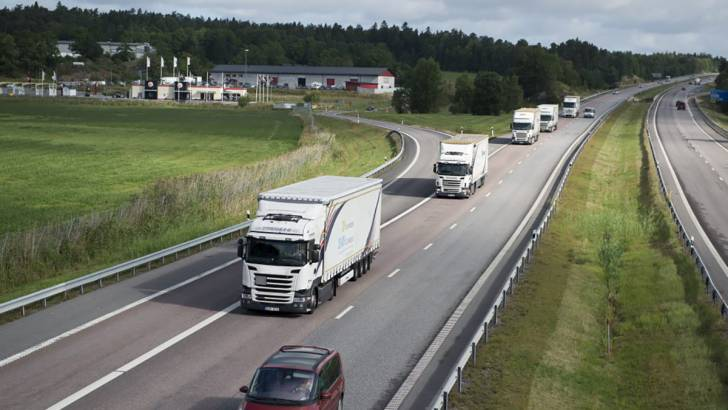
#> input picture example.png, 728 x 410 px
$ python -i LaneDetection.py   (imports and definitions only)
#> lines starting #> are read from the running program, lines starting #| are printed output that depends on the picture; after the words box and inside, x2 and y2 are one past the last pixel; in counts of white or black regions, pixels touching at a corner belong together
#> further down, picture is the input picture: shape (410, 728, 3); mean B, G, R 100.3, 113.4, 110.1
import numpy as np
import cv2
import matplotlib.pyplot as plt
import matplotlib.image as mpimg

class LaneDetection:

	def runDetection(self, image):
		#convert to gray image first
		grayImage = cv2.cvtColor(image, cv2.COLOR_BGR2GRAY)
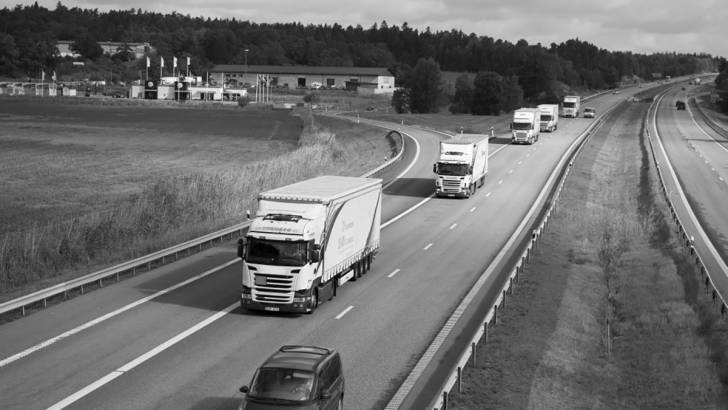
#> grayImage: shape (410, 728); min 0, max 255, mean 111
		#rgbimg = cv2.cvtColor(image, cv2.COLOR_BGR2RGB)
		#hlsimg = cv2.cvtColor(rgbimg, cv2.COLOR_RGB2HLS)
		maskedImg = self.mask(grayImage, image)
#> in mask, `yellowMask = cv2.inRange(image, low_yellow, high_yellow)`: yellowMask: shape (410, 728); every value is 0
#> in mask, `whiteMask = cv2.inRange(grayimg, 200, 255)`:
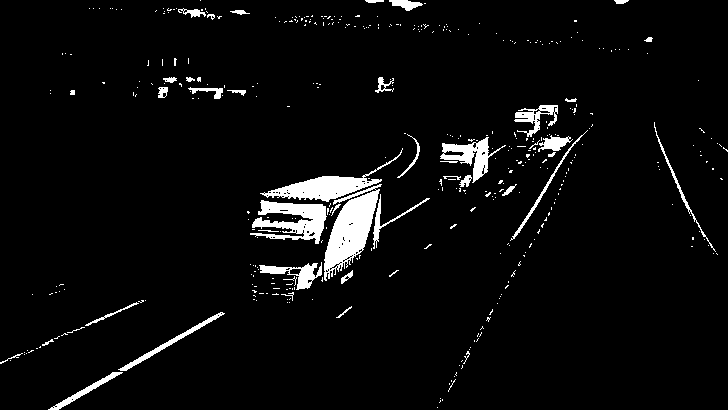
#> whiteMask: shape (410, 728); 4.5% white; 412 white regions (368 under 20 px), largest, box (x1, y1, x2, y2) and area: (324, 184, 382, 281) 2628, (250, 200, 327, 244) 1784, (260, 148, 403, 202) 1729
		gaussimg = cv2.GaussianBlur(maskedImg,(5,5),0)
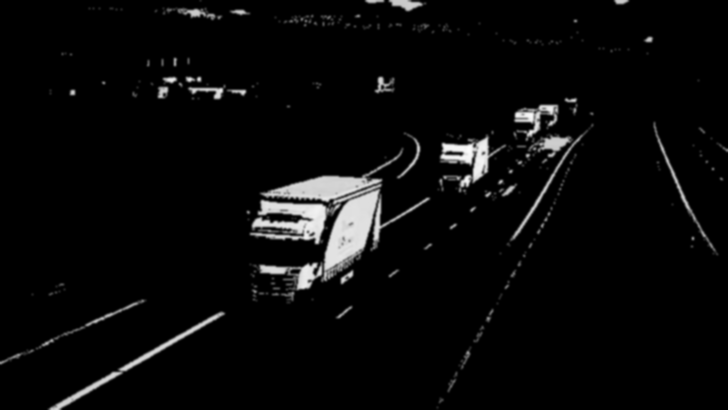
#> gaussimg: shape (410, 728); min 0, max 252, mean 9.9
		low_thresh = 50
		high_thresh = 150
		# Canny Edge Detection
		cannyedImage = cv2.Canny(gaussimg, low_thresh, high_thresh)
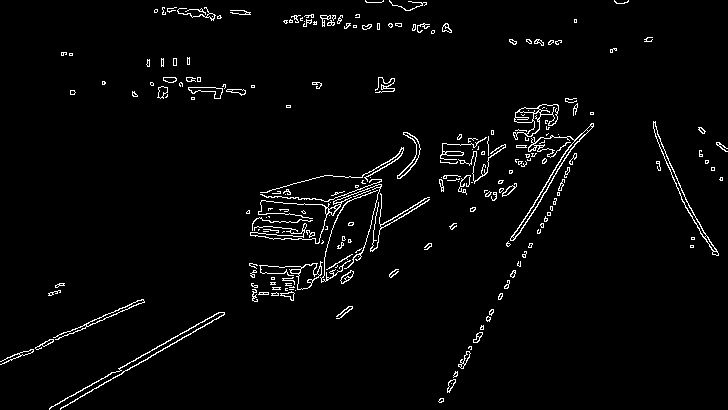
#> cannyedImage: shape (410, 728); 2.8% white in thin lines or dots
		# only need region that we interterested in
		croppedImage = self.cropImage(cannyedImage)
		linedImage = self.houghLinesP(croppedImage)
		return linedImage

	def cropImage(self, image):
		height = image.shape[0]
#> height = 410
		width = image.shape[1]
#> width = 728
		region_of_interest_vertices = [
			(width/10, height*12/13),
			(width/3 - width/7, height/3+height/4),
			(width/3+width/5, height/3+height/4),
			(width - width/10, height*12/13)
		]
		vertices = np.array([region_of_interest_vertices], np.int32)
		mask = np.zeros_like(image)
		match_mask_color = 255
		cv2.fillPoly(mask, vertices, match_mask_color)
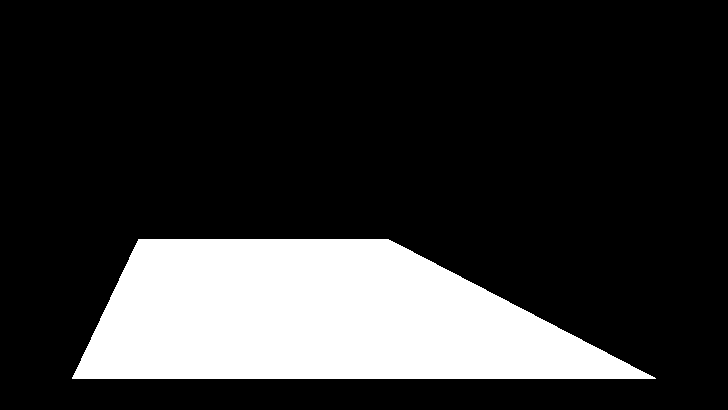
#> mask: shape (410, 728); 19.6% white; 1 white region, box (x1, y1, x2, y2) and area: (72, 239, 656, 379) 58514
		masked_image = cv2.bitwise_and(image, mask)
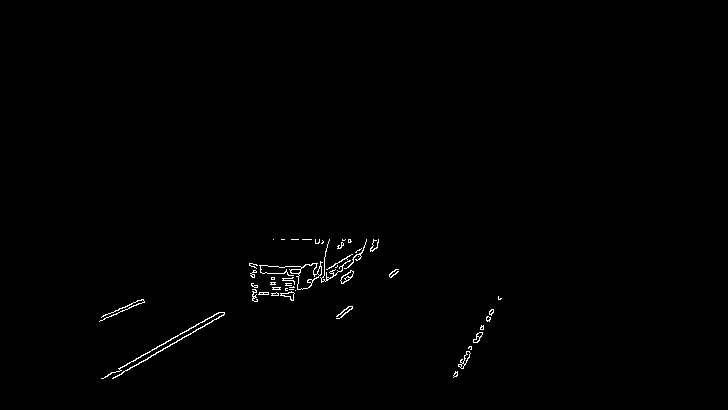
#> masked_image: shape (410, 728); 0.57% white in thin lines or dots, all inside (x1, y1, x2, y2) = (99, 239, 502, 379)
		return masked_image

	def houghLinesP(self, image):
		lines = cv2.HoughLinesP(
			image,
			rho=3,
			theta=np.pi / 180,
			threshold=50,
			lines=np.array([]),
			minLineLength=50,
			maxLineGap=175
		)
#> lines = 26 rows, first 6: [113, 378, 351, 241], [102, 378, 342, 240], [275, 295, 375, 240], [290, 296, 378, 241], [453, 375, 500, 298], [104, 318, 352, 274]
		lineImage = np.zeros((image.shape[0], image.shape[1], 3), dtype=np.uint8)
		linedImage = self.drawLines(lineImage, lines)
		return linedImage

	def drawLines(self, image, lines, color=[255, 0, 0], thickness=3):

		#image = np.copy(image)
		#print(image)
#> called with lines = array of shape (26, 1, 4), thickness = 3
		line_image = np.zeros(
			(
				image.shape[0],
				image.shape[1],
				3
			),
			dtype=np.uint8,
		)
		# Loop over all lines and draw them on the blank image.
		try:
			for line in lines:
				for x1, y1, x2, y2 in line:
					cv2.line(line_image, (x1, y1), (x2, y2), color, thickness)
#> this loop made 26 passes
#> line on passes 1 to 12: [[113, 378, 351, 241]], [[102, 378, 342, 240]], [[275, 295, 375, 240]], [[290, 296, 378, 241]], [[453, 375, 500, 298]], [[104, 318, 352, 274]], [[127, 305, 377, 247]], [[254, 267, 395, 274]], [[103, 315, 353, 262]], [[118, 309, 347, 273]], [[216, 313, 377, 244]], [[253, 298, 352, 275]]
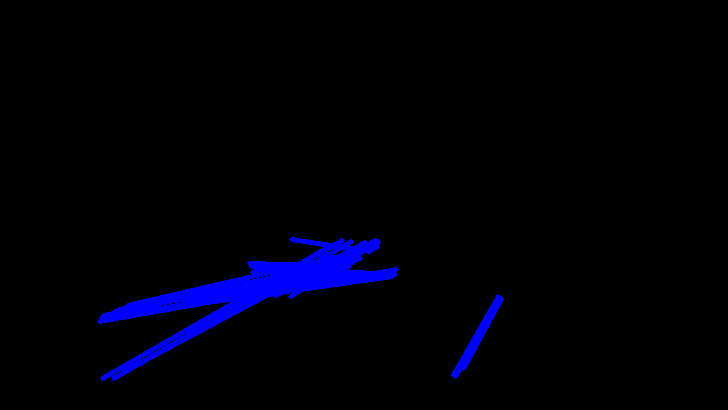
#> line_image: shape (410, 728, 3); mean of channels 0, 1, 2 8.9, 0, 0; drawn as B, G, R
			# Merge to the original image
		except Exception as e:
			pass
		image = cv2.addWeighted(image, 0.8, line_image, 1.0, 0.0)
		return image

	def mask(self, grayimg, image):
		low_yellow = np.array([20, 120, 80], dtype = "uint8")
		high_yellow = np.array([45, 200, 255], dtype="uint8")
		yellowMask = cv2.inRange(image, low_yellow, high_yellow)
		whiteMask = cv2.inRange(grayimg, 200, 255)
		whiteYelloMask = cv2.bitwise_or(whiteMask, yellowMask)
		maskedImg = cv2.bitwise_and(grayimg, whiteYelloMask)

		return maskedImg

>>> import cv2
>>> picture = cv2.imread('example.png')
>>> result = LaneDetection().runDetection(picture)
#> in houghLinesP, `linedImage = self.drawLines(lineImage, lines)`: lineImage: shape (410, 728, 3); every value is 0

$ run again, on light.png
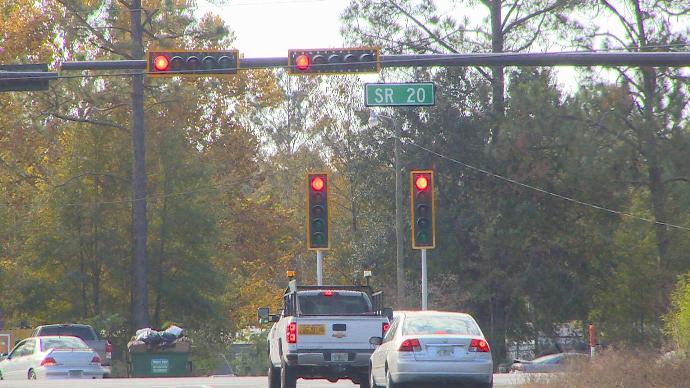
#> input picture light.png, 690 x 388 px
#> picture is the input picture: shape (388, 690, 3); mean B, G, R 119.6, 125.9, 127.7
#> in mask, `yellowMask = cv2.inRange(image, low_yellow, high_yellow)`:
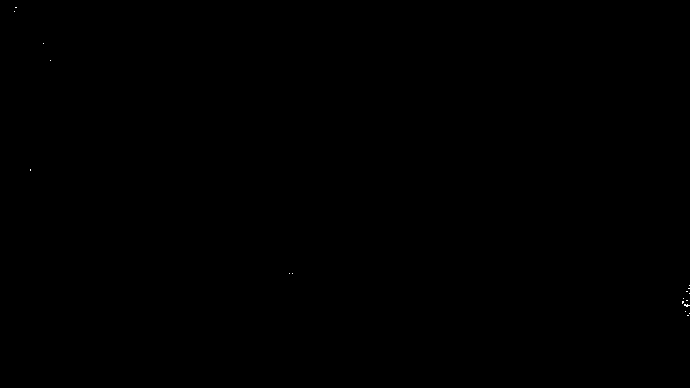
#> yellowMask: shape (388, 690); 0.01% white in thin lines or dots, all inside (x1, y1, x2, y2) = (14, 7, 690, 316)
#> whiteMask: shape (388, 690); 12.3% white; 1101 white regions (1005 under 20 px), largest, box (x1, y1, x2, y2) and area: (181, 0, 385, 59) 7724, (0, 336, 268, 388) 3570, (517, 3, 632, 54) 2421
#> cannyedImage: shape (388, 690); 6.5% white in thin lines or dots
#> mask: shape (388, 690); 19.7% white; 1 white region, box (x1, y1, x2, y2) and area: (69, 226, 622, 359) 52663
#> masked_image: shape (388, 690); 0.66% white in thin lines or dots, all inside (x1, y1, x2, y2) = (72, 251, 593, 359)
#> lines = 24 rows, first 6: [102, 334, 483, 334], [102, 331, 482, 331], [284, 292, 423, 292], [77, 342, 483, 335], [146, 327, 476, 321], [78, 339, 457, 312]
#> the loop in drawLines, `for line in lines:` made 24 passes
#> after the loop in drawLines, `for line in lines:`:
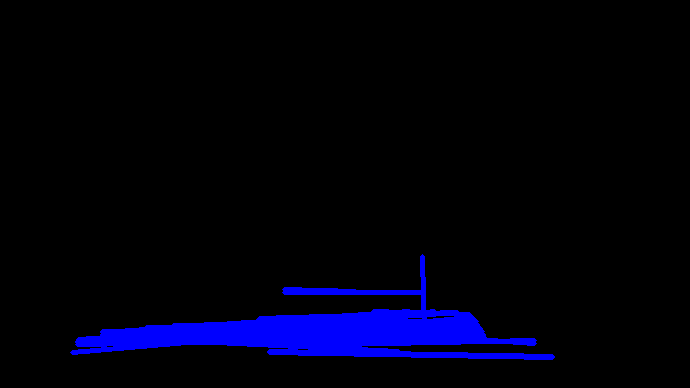
#> line_image: shape (388, 690, 3); mean of channels 0, 1, 2 14.3, 0, 0; drawn as B, G, R
#> lineImage: shape (388, 690, 3); every value is 0

$ run again, on stop.png
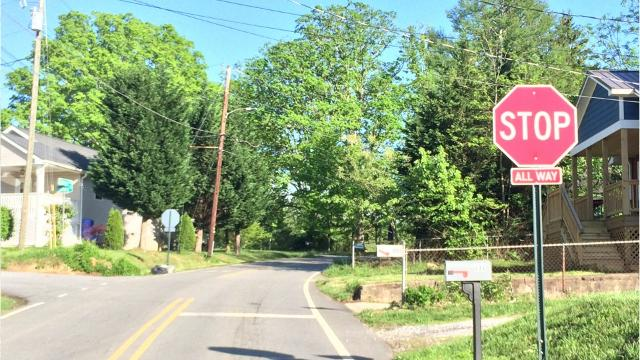
#> input picture stop.png, 640 x 360 px
#> picture is the input picture: shape (360, 640, 3); mean B, G, R 132.7, 166, 149.1
#> in mask, `yellowMask = cv2.inRange(image, low_yellow, high_yellow)`:
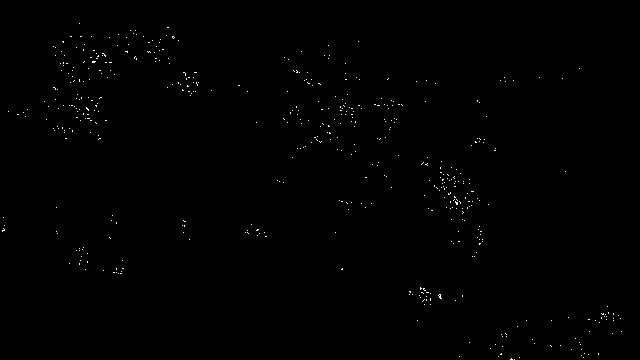
#> yellowMask: shape (360, 640); 0.33% white in thin lines or dots
#> whiteMask: shape (360, 640); 34.1% white; 2184 white regions (2061 under 20 px), largest, box (x1, y1, x2, y2) and area: (0, 0, 473, 360) 54605, (351, 0, 460, 38) 2080, (544, 269, 640, 334) 1698
#> whiteYelloMask: shape (360, 640); 34.4% white; 2438 white regions (2317 under 20 px), largest, box (x1, y1, x2, y2) and area: (0, 0, 473, 360) 54610, (351, 0, 460, 38) 2080, (544, 269, 640, 334) 1698
#> cannyedImage: shape (360, 640); 12.9% white in thin lines or dots
#> mask: shape (360, 640); 19.6% white; 1 white region, box (x1, y1, x2, y2) and area: (64, 210, 577, 333) 45198
#> masked_image: shape (360, 640); 1.8% white in thin lines or dots, all inside (x1, y1, x2, y2) = (91, 210, 573, 333)
#> lines = 54 rows, first 6: [125, 244, 526, 307], [256, 307, 532, 317], [123, 247, 539, 313], [100, 254, 532, 314], [123, 246, 484, 284], [105, 255, 544, 332]
#> the loop in drawLines, `for line in lines:` made 54 passes
#> after the loop in drawLines, `for line in lines:`:
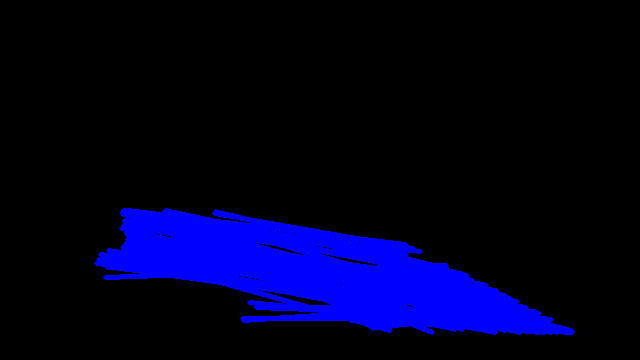
#> line_image: shape (360, 640, 3); mean of channels 0, 1, 2 33.8, 0, 0; drawn as B, G, R
#> lineImage: shape (360, 640, 3); every value is 0
